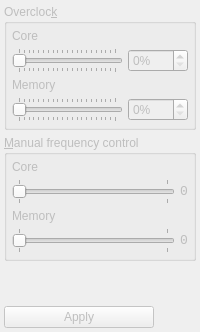
          <widget class="QWidget" name="tab_percent">
           <property name="enabled">
            <bool>false</bool>
           </property>
           <attribute name="title">
            <string>Percent</string>
           </attribute>
           <layout class="QVBoxLayout" name="verticalLayout_24">
            <property name="spacing">
             <number>5</number>
            </property>
            <property name="leftMargin">
             <number>4</number>
            </property>
            <property name="topMargin">
             <number>4</number>
            </property>
            <property name="rightMargin">
             <number>4</number>
            </property>
            <property name="bottomMargin">
             <number>4</number>
            </property>
            <item>
             <widget class="QGroupBox" name="group_oc">
              <property name="enabled">
               <bool>false</bool>
              </property>
              <property name="title">
               <string>Overcloc&amp;k</string>
              </property>
              <property name="checkable">
               <bool>false</bool>
              </property>
              <property name="checked">
               <bool>false</bool>
              </property>
              <layout class="QGridLayout" name="gridLayout_7">
               <property name="leftMargin">
                <number>5</number>
               </property>
               <property name="topMargin">
                <number>5</number>
               </property>
               <property name="rightMargin">
                <number>5</number>
               </property>
               <property name="bottomMargin">
                <number>5</number>
               </property>
               <property name="spacing">
                <number>5</number>
               </property>
               <item row="0" column="0">
                <widget class="QLabel" name="label_coreOc">
                 <property name="text">
                  <string>Core</string>
                 </property>
                </widget>
               </item>
               <item row="1" column="0">
                <widget class="QSlider" name="slider_ocSclk">
                 <property name="enabled">
                  <bool>false</bool>
                 </property>
                 <property name="sizePolicy">
                  <sizepolicy hsizetype="Expanding" vsizetype="Preferred">
                   <horstretch>0</horstretch>
                   <verstretch>0</verstretch>
                  </sizepolicy>
                 </property>
                 <property name="maximum">
                  <number>20</number>
                 </property>
                 <property name="pageStep">
                  <number>5</number>
                 </property>
                 <property name="orientation">
                  <enum>Qt::Horizontal</enum>
                 </property>
                 <property name="tickPosition">
                  <enum>QSlider::TicksBothSides</enum>
                 </property>
                 <property name="tickInterval">
                  <number>1</number>
                 </property>
                </widget>
               </item>
               <item row="1" column="1">
                <widget class="QSpinBox" name="spin_ocSclk">
                 <property name="minimumSize">
                  <size>
                   <width>60</width>
                   <height>0</height>
                  </size>
                 </property>
                 <property name="suffix">
                  <string>%</string>
                 </property>
                 <property name="maximum">
                  <number>20</number>
                 </property>
                </widget>
               </item>
               <item row="2" column="0">
                <widget class="QLabel" name="label_memOc">
                 <property name="text">
                  <string>Memory</string>
                 </property>
                </widget>
               </item>
               <item row="3" column="0">
                <widget class="QSlider" name="slider_ocMclk">
                 <property name="enabled">
                  <bool>false</bool>
                 </property>
                 <property name="sizePolicy">
                  <sizepolicy hsizetype="Expanding" vsizetype="Preferred">
                   <horstretch>0</horstretch>
                   <verstretch>0</verstretch>
                  </sizepolicy>
                 </property>
                 <property name="maximum">
                  <number>20</number>
                 </property>
                 <property name="pageStep">
                  <number>5</number>
                 </property>
                 <property name="orientation">
                  <enum>Qt::Horizontal</enum>
                 </property>
                 <property name="tickPosition">
                  <enum>QSlider::TicksBothSides</enum>
                 </property>
                 <property name="tickInterval">
                  <number>1</number>
                 </property>
                </widget>
               </item>
               <item row="3" column="1">
                <widget class="QSpinBox" name="spin_ocMclk">
                 <property name="minimumSize">
                  <size>
                   <width>60</width>
                   <height>0</height>
                  </size>
                 </property>
                 <property name="suffix">
                  <string>%</string>
                 </property>
                 <property name="maximum">
                  <number>20</number>
                 </property>
                </widget>
               </item>
              </layout>
             </widget>
            </item>
            <item>
             <widget class="QGroupBox" name="group_freq">
              <property name="enabled">
               <bool>false</bool>
              </property>
              <property name="title">
               <string>&amp;Manual frequency control</string>
              </property>
              <property name="checkable">
               <bool>false</bool>
              </property>
              <property name="checked">
               <bool>false</bool>
              </property>
              <layout class="QGridLayout" name="gridLayout_16" columnstretch="0,0">
               <property name="leftMargin">
                <number>5</number>
               </property>
               <property name="topMargin">
                <number>5</number>
               </property>
               <property name="rightMargin">
                <number>5</number>
               </property>
               <property name="bottomMargin">
                <number>5</number>
               </property>
               <property name="spacing">
                <number>5</number>
               </property>
               <item row="3" column="0">
                <widget class="QSlider" name="slider_freqMclk">
                 <property name="enabled">
                  <bool>false</bool>
                 </property>
                 <property name="sizePolicy">
                  <sizepolicy hsizetype="Expanding" vsizetype="Preferred">
                   <horstretch>0</horstretch>
                   <verstretch>0</verstretch>
                  </sizepolicy>
                 </property>
                 <property name="maximum">
                  <number>1</number>
                 </property>
                 <property name="pageStep">
                  <number>5</number>
                 </property>
                 <property name="orientation">
                  <enum>Qt::Horizontal</enum>
                 </property>
                 <property name="tickPosition">
                  <enum>QSlider::TicksBothSides</enum>
                 </property>
                 <property name="tickInterval">
                  <number>1</number>
                 </property>
                </widget>
               </item>
               <item row="0" column="0">
                <widget class="QLabel" name="label_CoreFreq">
                 <property name="text">
                  <string>Core</string>
                 </property>
                </widget>
               </item>
               <item row="1" column="0">
                <widget class="QSlider" name="slider_freqSclk">
                 <property name="enabled">
                  <bool>false</bool>
                 </property>
                 <property name="sizePolicy">
                  <sizepolicy hsizetype="Expanding" vsizetype="Preferred">
                   <horstretch>0</horstretch>
                   <verstretch>0</verstretch>
                  </sizepolicy>
                 </property>
                 <property name="maximum">
                  <number>1</number>
                 </property>
                 <property name="pageStep">
                  <number>5</number>
                 </property>
                 <property name="orientation">
                  <enum>Qt::Horizontal</enum>
                 </property>
                 <property name="tickPosition">
                  <enum>QSlider::TicksBothSides</enum>
                 </property>
                 <property name="tickInterval">
                  <number>1</number>
                 </property>
                </widget>
               </item>
               <item row="2" column="0">
                <widget class="QLabel" name="label_memFreq">
                 <property name="text">
                  <string>Memory</string>
                 </property>
                </widget>
               </item>
               <item row="3" column="1">
                <widget class="QLabel" name="l_freqMclk">
                 <property name="font">
                  <font>
                   <family>Monospace</family>
                   <pointsize>10</pointsize>
                  </font>
                 </property>
                 <property name="text">
                  <string notr="true">0</string>
                 </property>
                 <property name="alignment">
                  <set>Qt::AlignRight|Qt::AlignTrailing|Qt::AlignVCenter</set>
                 </property>
                </widget>
               </item>
               <item row="1" column="1">
                <widget class="QLabel" name="l_freqSclk">
                 <property name="font">
                  <font>
                   <family>Monospace</family>
                   <pointsize>10</pointsize>
                  </font>
                 </property>
                 <property name="text">
                  <string notr="true">0</string>
                 </property>
                 <property name="alignment">
                  <set>Qt::AlignRight|Qt::AlignTrailing|Qt::AlignVCenter</set>
                 </property>
                </widget>
               </item>
              </layout>
             </widget>
            </item>
            <item>
             <spacer name="verticalSpacer_4">
              <property name="orientation">
               <enum>Qt::Vertical</enum>
              </property>
              <property name="sizeHint" stdset="0">
               <size>
                <width>20</width>
                <height>40</height>
               </size>
              </property>
             </spacer>
            </item>
            <item>
             <widget class="QPushButton" name="btn_applyOverclock">
              <property name="enabled">
               <bool>false</bool>
              </property>
              <property name="maximumSize">
               <size>
                <width>150</width>
                <height>16777215</height>
               </size>
              </property>
              <property name="text">
               <string>Apply</string>
              </property>
             </widget>
            </item>
           </layout>
          </widget>
